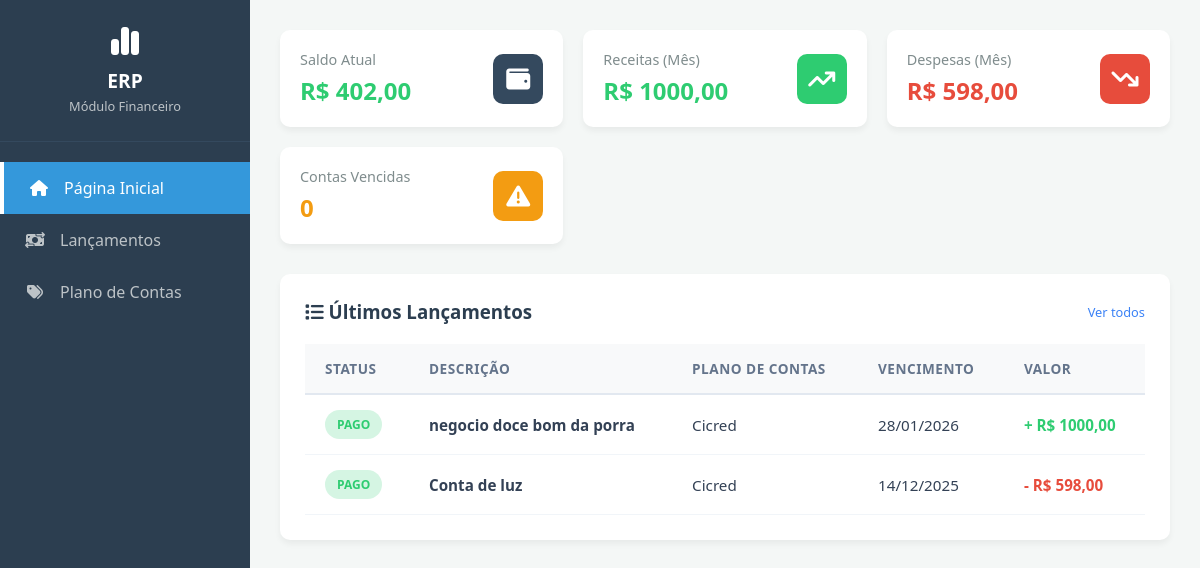
The page / on the database its author committed.
### financeiro/models.py (models this page shows, shortened)
class Lancamento(models.Model):
    TIPO_LANCAMENTO_CHOICES = [
        ('CREDITO', 'Crédito (Receber)'),
        ('DEBITO', 'Débito (Pagar)'),
    ]
    STATUS_CHOICES = [
        ('ABERTO', 'Aberto'),
        ('PAGO', 'Pago'),
        ('CANCELADO', 'Cancelado'),
    ]
    ORIGEM_CHOICES = [
        ('VENDAS', 'Vendas'),
        ('COMPRAS', 'Compras'),
        ('MANUAL', 'Manual'),
    ]
    descricao = models.CharField(max_length=255)
    valor = models.DecimalField(max_digits=10, decimal_places=2)
    tipo = models.CharField(max_length=10, choices=TIPO_LANCAMENTO_CHOICES, blank=True, null=True)
    data_vencimento = models.DateField()
    data_pagamento = models.DateField(blank=True, null=True)
    status = models.CharField(max_length=20, choices=STATUS_CHOICES, default='ABERTO')
    plano_conta = models.ForeignKey(
        PlanoContas,
        on_delete=models.PROTECT,
        null=True, blank=True
    )
    cliente = models.ForeignKey(
        Cliente,
        on_delete=models.SET_NULL,
        null=True, blank=True
    )
    fornecedor = models.ForeignKey(
        Fornecedor,
        on_delete=models.SET_NULL,
        null=True, blank=True
    )
    origem_modulo = models.CharField(max_length=50, choices=ORIGEM_CHOICES, blank=True, null=True)
    origem_id = models.IntegerField(blank=True, null=True)
    created_at = models.DateTimeField(auto_now_add=True)
    class Meta:
        db_table = 'financeiro_lancamentos' # Correção aqui
        verbose_name = "Lançamento"
        verbose_name_plural = "Lançamentos"
        ordering = ['data_vencimento']

class PlanoContas(models.Model):
    TIPO_CHOICES = [
        ('RECEITA', 'Receita'),
        ('DESPESA', 'Despesa'),
    ]
    codigo = models.CharField(max_length=20)
    nome = models.CharField(max_length=100)
    tipo = models.CharField(max_length=10, choices=TIPO_CHOICES, blank=True, null=True)
    ativo = models.BooleanField(default=True)
    class Meta:
        db_table = 'financeiro_plano_contas' # Correção aqui
        verbose_name = "Plano de Contas"
        verbose_name_plural = "Planos de Contas"

### financeiro/views.py (the view)
# urls.py: path('', fina_view, name= 'home'),
def fina_view(request):
    hoje = timezone.now()
    total_entradas = Lancamento.objects.filter(
        tipo='CREDITO',
        status='PAGO'
    ).aggregate(Sum('valor'))['valor__sum'] or 0
    total_saidas = Lancamento.objects.filter(
        tipo='DEBITO',
        status='PAGO'
    ).aggregate(Sum('valor'))['valor__sum'] or 0
    saldo_atual = total_entradas - total_saidas
    receitas_mes = Lancamento.objects.filter(
        tipo='CREDITO',
        status='PAGO',
        data_pagamento__month=hoje.month,
        data_pagamento__year=hoje.year
    ).aggregate(Sum('valor'))['valor__sum'] or 0
    despesas_mes = Lancamento.objects.filter(
        tipo='DEBITO',
        status='PAGO',
        data_pagamento__month=hoje.month,
        data_pagamento__year=hoje.year
    ).aggregate(Sum('valor'))['valor__sum'] or 0
    contas_vencidas = Lancamento.objects.filter(
        tipo='DEBITO',
        status='ABERTO',
        data_vencimento__lt=hoje.date()
    ).count()
    lancamentos_recentes = Lancamento.objects.all().order_by('-data_vencimento')[:5]
    return render(request, 'index.html', {
        'saldo': saldo_atual,
        'receitas_mes': receitas_mes,
        'despesas_mes': despesas_mes,
        'vencidas': contas_vencidas,
        'lancamentos': lancamentos_recentes,
        'hoje': hoje.date()
    })

### financeiro/templates/index.html (shortened to what this page needs)
{% load static %}
<!DOCTYPE html>
<html lang="pt-br">
<head>
    <link rel="stylesheet" href="{% static 'css/style.css' %}">
    <link rel="stylesheet" href="https://cdnjs.cloudflare.com/ajax/libs/font-awesome/6.4.0/css/all.min.css">
</head>
<body>
    <nav class="sidebar">
        <div class="sidebar-header">
            <i class="fa-solid fa-chart-simple"></i>
            <span>ERP</span>
            <small>Módulo Financeiro</small>
        </div>
        <ul class="menu-list">
            <li class="{% if request.resolver_match.url_name == 'home' %}active{% endif %}">
                <a href="{% url 'home' %}"><i class="fa-solid fa-house"></i> Página Inicial </a>
            </li>
            <li class="{% if request.resolver_match.url_name == 'lancamentos' %}active{% endif %}">
                <a href="{% url 'lancamentos' %}"><i class="fa-solid fa-money-bill-transfer"></i> Lançamentos</a>
            </li>
            <li class="{% if request.resolver_match.url_name == 'categorias' %}active{% endif %}">
                <a href="{% url 'categorias' %}"><i class="fa-solid fa-tags"></i> Plano de Contas</a>
            </li>
        </ul>
    </nav>
    <main class="main-content">
        <section class="cards-container">
            <div class="card">
                <div class="card-info">
                    <p>Saldo Atual</p>
                    <h2 class="{% if saldo < 0 %}text-red{% else %}text-green{% endif %}">
                        R$ {{ saldo|floatformat:2 }}
                    </h2>
                </div>
                <div class="card-icon icon-blue">
                    <i class="fa-solid fa-wallet"></i>
                </div>
            </div>
            <div class="card">
                <div class="card-info">
                    <p>Receitas (Mês)</p>
                    <h2 class="text-green">R$ {{ receitas_mes|floatformat:2 }}</h2>
                </div>
                <div class="card-icon icon-green">
                    <i class="fa-solid fa-arrow-trend-up"></i>
                </div>
            </div>
            <div class="card">
                <div class="card-info">
                    <p>Despesas (Mês)</p>
                    <h2 class="text-red">R$ {{ despesas_mes|floatformat:2 }}</h2>
                </div>
                <div class="card-icon icon-red">
                    <i class="fa-solid fa-arrow-trend-down"></i>
                </div>
            </div>
            <div class="card">
                <div class="card-info">
                    <p>Contas Vencidas</p>
                    <h2 class="{% if vencidas > 0 %}text-red{% else %}text-orange{% endif %}">
                        {{ vencidas }}
                    </h2>
                </div>
                <div class="card-icon icon-orange">
                    <i class="fa-solid fa-triangle-exclamation"></i>
                </div>
            </div>
        </section>
        <section class="table-section">
            <div class="section-header">
                <h3><i class="fa-solid fa-list"></i> Últimos Lançamentos</h3>
                <a href="{% url 'lancamentos' %}" style="font-size: 0.8rem; color: #3b82f6; text-decoration: none;">Ver todos</a>
            </div>
            <div class="table-responsive">
                <table>
                    <thead>
                        <tr>
                            <th>Status</th>
                            <th>Descrição</th>
                            <th>Plano de Contas</th>
                            <th>Vencimento</th>
                            <th>Valor</th>
                        </tr>
                    </thead>
                    <tbody>
                        {% for item in lancamentos %}
                        <tr>
                            <td>
                                {% if item.status == 'PAGO' %}
                                    <span class="badge bg-pago">PAGO</span>
                                {% elif item.status == 'CANCELADO' %}
                                    <span class="badge" style="background-color: #cbd5e1; color: #475569;">CANCELADO</span>
                                {% else %}
                                    {% if item.data_vencimento < hoje and item.tipo == 'DEBITO' %}
                                        <span class="badge" style="background-color: #fee2e2; color: #ef4444;">VENCIDO</span>
                                    {% else %}
                                        <span class="badge bg-pendente">ABERTO</span>
                                    {% endif %}
                                {% endif %}
                            </td>
                            <td>
                                <strong>{{ item.descricao }}</strong>
                            </td>
                            <td>
                                {{ item.plano_conta.nome|default:"-" }}
                            </td>
                            <td>
                                {{ item.data_vencimento|date:"d/m/Y" }}
                            </td>
                            <td>
                                {% if item.tipo == 'CREDITO' %}
                                    <span class="text-green" style="font-weight: bold;">+ R$ {{ item.valor|floatformat:2 }}</span>
                                {% else %}
                                    <span class="text-red" style="font-weight: bold;">- R$ {{ item.valor|floatformat:2 }}</span>
                                {% endif %}
                            </td>
                        </tr>
                        {% empty %}
                        <tr>
                            <td colspan="5" style="text-align: center; padding: 20px; color: #64748b;">
                                Nenhum lançamento recente.
                            </td>
                        </tr>
                        {% endfor %}
                    </tbody>
                </table>
            </div>
        </section>
    </main>
</body>
</html>

### financeiro/static/css/style.css (style rules this page uses)
* { margin: 0; padding: 0; box-sizing: border-box; font-family: 'Segoe UI', sans-serif; }
body { display: flex; height: 100vh; background-color: #f4f7f6; overflow: hidden; }
.sidebar { width: 250px; background-color: #2c3e50; color: white; display: flex; flex-direction: column; flex-shrink: 0; }
.sidebar-header { padding: 25px; text-align: center; border-bottom: 1px solid #34495e; }
.sidebar-header i { font-size: 2rem; margin-bottom: 10px; display: block; }
.sidebar-header span { font-weight: bold; font-size: 1.2rem; display: block; }
.sidebar-header small { color: #bdc3c7; font-size: 0.8rem; }
.menu-list { list-style: none; margin-top: 20px; }
.menu-list a { display: flex; align-items: center; padding: 15px 25px; color: #bdc3c7; text-decoration: none; transition: 0.3s; }
.menu-list a i { margin-right: 15px; width: 20px; text-align: center; }
.menu-list .active a, .menu-list a:hover { background-color: #3498db; color: white; border-left: 4px solid white; }
.main-content { flex: 1; padding: 30px; overflow-y: auto; }
.cards-container { display: grid; grid-template-columns: repeat(auto-fit, minmax(220px, 1fr)); gap: 20px; margin-bottom: 30px; }
.card { background: white; padding: 20px; border-radius: 10px; box-shadow: 0 4px 6px rgba(0,0,0,0.05); display: flex; justify-content: space-between; align-items: center; }
.card-info p { color: #7f8c8d; font-size: 0.9rem; margin-bottom: 5px; }
.card-info h2 { font-size: 1.5rem; color: #2c3e50; }
.card-icon { width: 50px; height: 50px; border-radius: 10px; display: flex; align-items: center; justify-content: center; font-size: 1.5rem; color: white; }
.icon-blue { background-color: #34495e; }
.icon-green { background-color: #2ecc71; }
.icon-red { background-color: #e74c3c; }
.icon-orange { background-color: #f39c12; }
.text-green { color: #2ecc71 !important; }
.text-red { color: #e74c3c !important; }
.text-orange { color: #f39c12 !important; }
.table-section { background: white; padding: 25px; border-radius: 10px; box-shadow: 0 4px 6px rgba(0,0,0,0.05); }
.section-header { margin-bottom: 20px; color: #2c3e50; }
table { width: 100%; border-collapse: collapse; }
th { text-align: left; padding: 15px; color: #7f8c8d; border-bottom: 2px solid #ecf0f1; font-size: 0.9rem; }
td { padding: 15px; border-bottom: 1px solid #ecf0f1; color: #2c3e50; }
.badge { padding: 5px 10px; border-radius: 15px; font-size: 0.75rem; font-weight: bold; }
.bg-pago { background-color: #d5f5e3; color: #2ecc71; }
.section-header { margin-bottom: 20px; display: flex; justify-content: space-between; align-items: center; }
.table-responsive { width: 100%; overflow-x: auto; }
table { width: 100%; border-collapse: collapse; white-space: nowrap; }
thead tr { background-color: #f8f9fa; text-align: left; }
th { padding: 15px 20px; color: #64748b; font-weight: 600; font-size: 0.85rem; text-transform: uppercase; letter-spacing: 0.5px; border-bottom: 2px solid #e2e8f0; }
td { padding: 15px 20px; color: #334155; font-size: 0.95rem; border-bottom: 1px solid #f1f5f9; vertical-align: middle; }
.badge { padding: 6px 12px; border-radius: 20px; font-size: 0.75rem; font-weight: 700; display: inline-block; }

### rows shown on the page
Lancamento: status "PAGO", descricao "negocio doce bom da porra", plano_conta.nome "Cicred", data_vencimento "28/01/2026", valor "1000,00"
Lancamento: status "PAGO", descricao "Conta de luz", plano_conta.nome "Cicred", data_vencimento "14/12/2025", valor "598,00"

### other values the page prints
{{ saldo|floatformat:2 }} "402,00"
{{ receitas_mes|floatformat:2 }} "1000,00"
{{ despesas_mes|floatformat:2 }} "598,00"
{{ vencidas }} "0"
